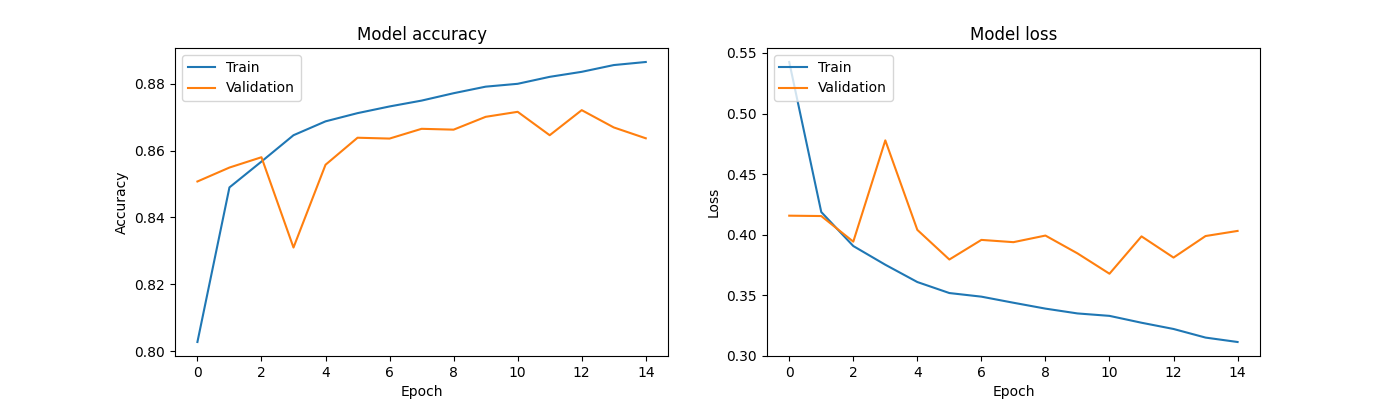

Python code for this plot:
import numpy as np
import tensorflow as tf
import matplotlib.pyplot as plt
from sklearn.model_selection import train_test_split # Para dividir los datos en entrenamiento y prueba

# Cargamos el dataset de Fashion MNIST
fmnist = tf.keras.datasets.fashion_mnist

# Cargamos los datos de entrenamiento y prueba | Y separarlos en x_train, y_train, x_test, y_test
(x_train, y_train), (x_test, y_test) = fmnist.load_data()

# Clases de las etiquetas
class_name = ['T-shirt/top', 'Trouser', 'Pullover', 'Dress', 'Coat', 'Sandal', 'Shirt', 'Sneaker', 'Bag', 'Ankle boot']

# Paso4: Normalizamos los datos - En este caso, tenemos datos del 0 al 255, por lo que dividimos entre 255 para tener datos entre 0 y 1
x_train, x_test = x_train / 255, x_test / 255

print(f'x_train: {x_train.shape}')
print(f'x_test: {x_test.shape}')

#Dividir el conjunto de datos en entrenamiento y prueba
x_train, x_val, y_train, y_val = train_test_split(x_train,
                                                  y_train,
                                                  test_size=0.2,
                                                  random_state=42
                                                  )

# print("Finales")
# print(f'Datos de entrenamiento: {x_train.shape}')
# print(f'Datos de validación: {x_val.shape}')
# print(f'Datos de prueba: {x_test.shape}')
# 
# data_size = x_train.shape[0] + x_val.shape[0] + x_test.shape[0]
# #Actividad de hoy, que al lado diga el porcentaje de cada uno
# print("Porcentajes finales")
# print(f'Porcentaje de datos de entrenamiento: {np.round(x_train.shape[0]/data_size * 100, 2)} %')
# print(f'Porcentaje de datos de validación: {np.round(x_val.shape[0]/data_size * 100, 2)} %')
# print(f'Porcentaje de datos de prueba: {np.round(x_test.shape[0]/data_size * 100, 2)} %')

# Arquitectura del modelo de la red neuronal

model = tf.keras.models.Sequential([
    # Capa de entrada
    tf.keras.Input(shape=(28, 28)),  # Use Input layer
    tf.keras.layers.Flatten(name='Input_layer'),
    # Capa oculta
    tf.keras.layers.Dense(128, activation='relu', name='Hidden_layer'),

    # Capa oculta
    tf.keras.layers.Dense(64, activation='relu', name='Hidden_layer_1'),

    # Capa de salida
    tf.keras.layers.Dense(10, activation='softmax', name='Output_layer') 
])

# Usamos Adam con una tasa de aprendizaje menor para mejorar los resultados
optimizer = tf.keras.optimizers.Adam(learning_rate=0.01)

#Compilar el modelo
model.compile(optimizer=optimizer,
              loss='sparse_categorical_crossentropy',
              metrics=['accuracy'])

#Entrenar el modelo
model_history = model.fit(x_train,
                          y_train,
                          epochs=15, # 15 epochs
                          batch_size=64,
                          validation_data=(x_val, y_val)
                          )

#Evaluar el modelo
test_loss, test_acc = model.evaluate(x_test, y_test)

print('Test accuracy:', test_acc)
print('Test loss:', test_loss)

# Plot the training history
plt.figure(figsize=(14, 4))

plt.subplot(1, 2, 1)
plt.plot(model_history.history['accuracy'])
plt.plot(model_history.history['val_accuracy'])
plt.title('Model accuracy')
plt.ylabel('Accuracy')
plt.xlabel('Epoch')
plt.legend(['Train', 'Validation'], loc='upper left')

plt.subplot(1, 2, 2)
plt.plot(model_history.history['loss'])
plt.plot(model_history.history['val_loss'])
plt.title('Model loss')
plt.ylabel('Loss')
plt.xlabel('Epoch')
plt.legend(['Train', 'Validation'], loc='upper left')

plt.show()
